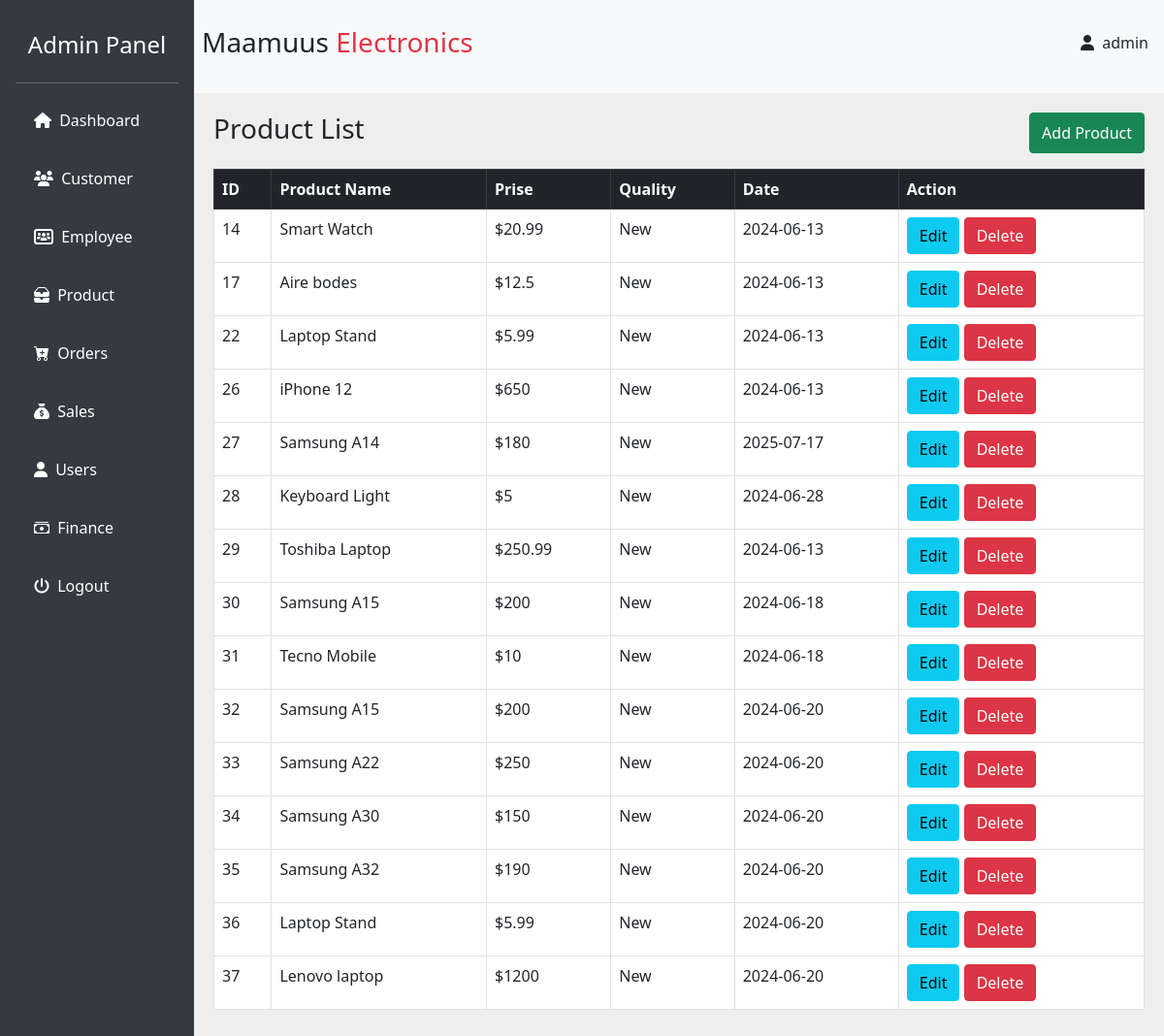
The page /products.php (signed in) on the database its author committed.
### tables this page shows
CREATE TABLE `products` (
  `id` int(20) NOT NULL,
  `name` varchar(50) NOT NULL,
  `pries` varchar(40) NOT NULL,
  `quality` varchar(40) NOT NULL,
  `date` varchar(20) NOT NULL
);

### products.php (the view, shortened to what this page needs)
<?php include("./src/connection.php") ?>
<?php include("./src/sidebar.php")?>
    <div class="content d-flex flex-column">
      <nav class="navbar navbar-expand-lg navbar-light">
        <?php include ("./src/header.php");?>
      <div class="main-content">
        <div class="d-flex flex-row justify-content-between">
          <h3>Product List</h3>
          <button type="button" class="btn btn-success" data-bs-toggle="modal" data-bs-target="#insertModal">
          Add Product
        </button>
        </div>
        <table class='table my-3 table-bordered bg-white'>
                 <tr class='table-dark '>
                  <th>ID</th>
                  <th>Product Name</th>
                  <th>Prise</th>
                  <th>Quality</th>
                  <th>Date</th>
                  <th>Action</th>
                </tr>
          <?php
          $sql = "SELECT id, name, pries, quality, date FROM products";
          $result = $conn->query($sql);
          while ($row = $result->fetch_assoc()) {
            ?>
                         <tr>
                            <td><?php echo $row["id"]?></td>
                            <td><?php echo $row["name"]?></td>
                            <td>$<?php echo $row["pries"]?></td>
                            <td><?php echo $row["quality"]?></td>
                            <td><?php echo $row["date"]?></td>
                            <td>
                              <a href="./editProcudt.php?id=<?php echo $row["id"] ?>&name=<?php echo $row["name"]?>&pries=<?php echo $row["pries"] ?>&quality=<?php echo $row["quality"]?>&date=<?php echo $row["date"]?> " class="btn btn-info">Edit</a>
                              <a href="./productDel.php?id=<?php echo $row["id"] ?>" class="btn btn-danger">Delete</a>
                            </td>
                         </tr>
                    <?php }?>
                   </table>
      </div>
    </div>
    <?php include("./src/footer.php")?>

### src/style.css (style rules this page uses)
body { display: flex; height: 100vh; overflow: hidden; background-color: #eee; }
.content { flex-grow: 1; overflow-y: auto; }
.navbar { background: #f8f9fa; flex-shrink: 0; }
.main-content { padding: 20px; }

### rows shown on the page
products: id "14", name "Smart Watch", pries "20.99", quality "New", date "2024-06-13"
products: id "17", name "Aire bodes", pries "12.5", quality "New", date "2024-06-13"
products: id "22", name "Laptop Stand", pries "5.99", quality "New", date "2024-06-13"
products: id "26", name "iPhone 12", pries "650", quality "New", date "2024-06-13"
products: id "27", name "Samsung A14", pries "180", quality "New", date "2025-07-17"
products: id "28", name "Keyboard Light", pries "5", quality "New", date "2024-06-28"
products: id "29", name "Toshiba Laptop", pries "250.99", quality "New", date "2024-06-13"
products: id "30", name "Samsung A15", pries "200", quality "New", date "2024-06-18"
products: id "31", name "Tecno Mobile", pries "10", quality "New", date "2024-06-18"
products: id "32", name "Samsung A15", pries "200", quality "New", date "2024-06-20"
products: id "33", name "Samsung A22", pries "250", quality "New", date "2024-06-20"
products: id "34", name "Samsung A30", pries "150", quality "New", date "2024-06-20"
products: id "35", name "Samsung A32", pries "190", quality "New", date "2024-06-20"
products: id "36", name "Laptop Stand", pries "5.99", quality "New", date "2024-06-20"
products: id "37", name "Lenovo laptop", pries "1200", quality "New", date "2024-06-20"

### other values the page prints
$_SESSION['username'] "admin"
